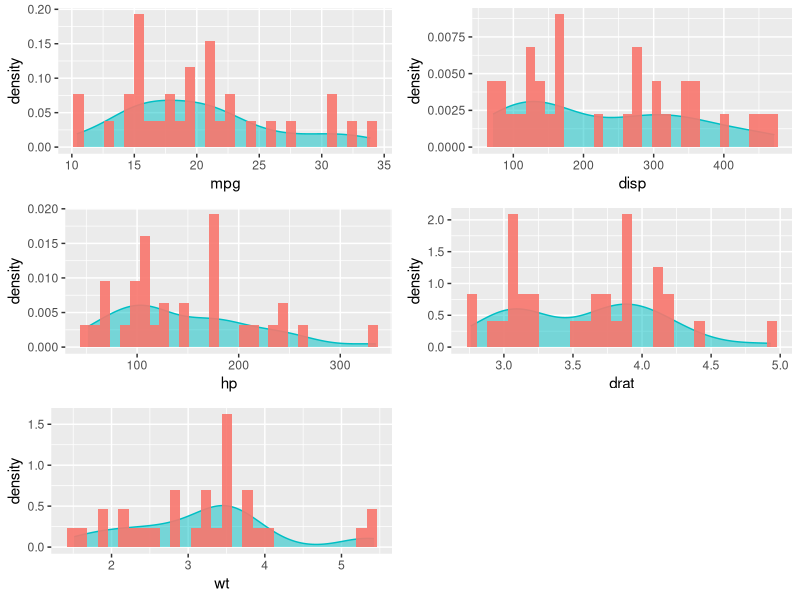
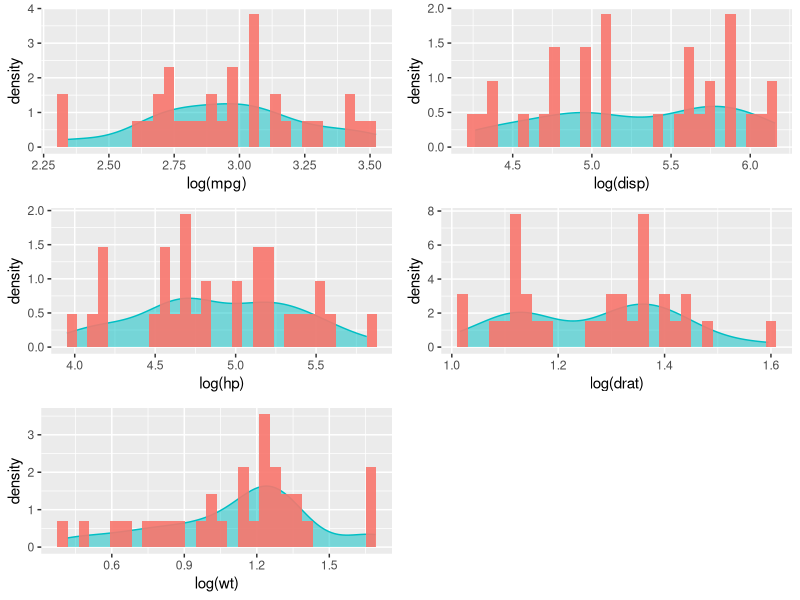
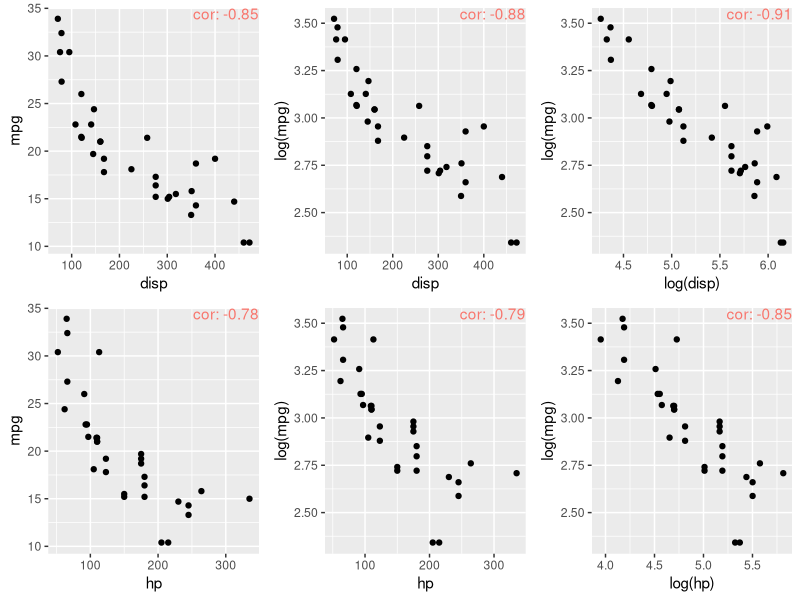
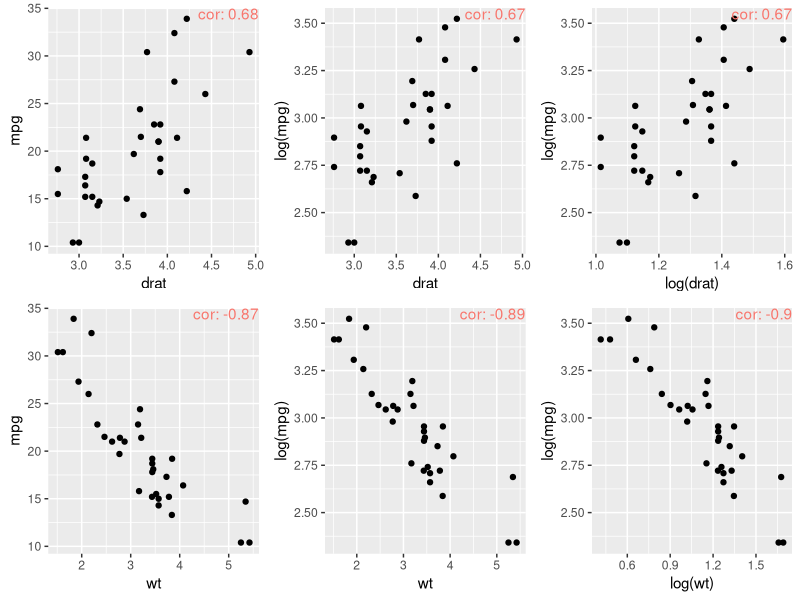
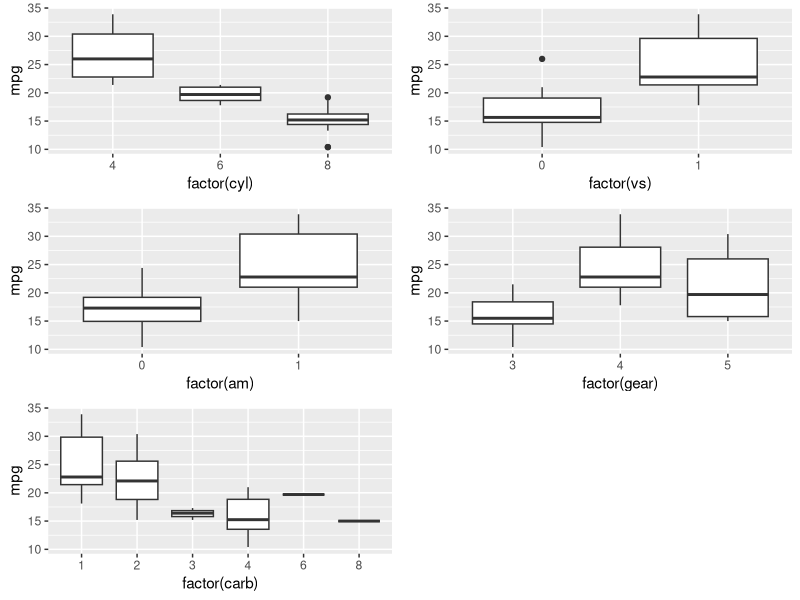
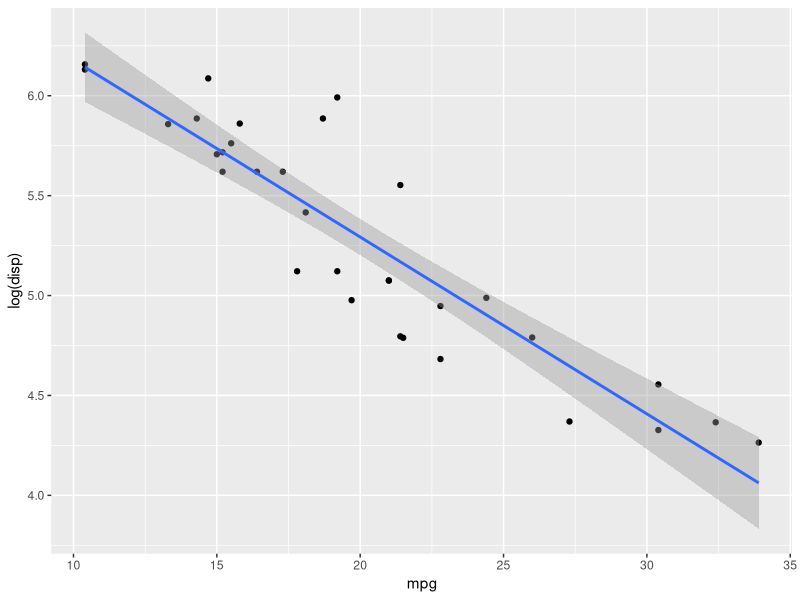

Reproduce these figures in R, in order.
## ---- chunk 1
str(mtcars)
## ---- chunk 2
mtcars$am <- factor(mtcars$am)
rownames(mtcars)
## ---- chunk 3
library(ggplot2)
library(gridExtra)

var_names <- c("mpg", "disp", "hp", "drat", "wt")
plot_list<- list()
for(i in var_names){
        temp_plot <- ggplot(mtcars, aes_string(x = i)) +
                geom_density(fill = I("#00BFC4"), col = "#00BFC4", alpha = 0.5) +
                geom_histogram(aes(fill  = I("#F8766D"), y = ..density..), alpha = 0.9) 
        plot_list[[paste0(i, 1)]] <- temp_plot
}
grid.arrange(grobs = plot_list, ncol = 2)
## ---- chunk 4
var_names2 <- c("mpg", "disp", "hp", "drat", "wt")
plot_list2<- list()
for(i in var_names2){
        temp_plot <- ggplot(mtcars, aes_string(x = sprintf("log(%s)", i))) +
                geom_density(fill = I("#00BFC4"), col = "#00BFC4", alpha = 0.5) +
                geom_histogram(aes(fill  = I("#F8766D"), y = ..density..), alpha = 0.9) 
        plot_list2[[paste0(i, 1)]] <- temp_plot
}
grid.arrange(grobs = plot_list2, ncol = 2)
## ---- chunk 5
var_names3 <- c("disp", "hp")
plot_list3 <- list()
for(i in var_names3){
       temp_plot <- ggplot(mtcars, aes_string(x = i)) +
                        geom_point(aes(y = mpg)) +
                        annotate("text", x=Inf, y = Inf,
                                label = paste0("cor: ", 
                                        round(cor(mtcars[,i], mtcars$mpg), 2)),
                                vjust=1, hjust=1, col = "#F8766D")
       temp_plot2 <- ggplot(mtcars, aes_string(x = i)) +
                        geom_point(aes(y = log(mpg))) +
                        annotate("text", x=Inf, y = Inf,
                                label = paste0("cor: ", 
                                        round(cor(mtcars[,i], log(mtcars$mpg)), 2)),
                                vjust=1, hjust=1, col = "#F8766D")
       temp_plot3 <- ggplot(mtcars, aes_string(x = sprintf("log(%s)", i))) +
                        geom_point(aes(y = log(mpg))) +
                        annotate("text", x=Inf, y = Inf,
                                label = paste0("cor: ", 
                                        round(cor(log(mtcars[,i]), log(mtcars$mpg)), 2)),
                                vjust=1, hjust=1, col = "#F8766D")
       plot_list3[[paste0(i, 1)]] <- temp_plot
       plot_list3[[paste0(i, 2)]] <- temp_plot2
       plot_list3[[paste0(i, 3)]] <- temp_plot3
}
grid.arrange(grobs = plot_list3, ncol = 3)
## ---- chunk 6
var_names4 <- c("drat", "wt")
plot_list4 <- list()
for(i in var_names4){
       temp_plot <- ggplot(mtcars, aes_string(x = i)) +
                        geom_point(aes(y = mpg)) +
                        annotate("text", x=Inf, y = Inf,
                                label = paste0("cor: ", 
                                        round(cor(mtcars[,i], mtcars$mpg), 2)),
                                vjust=1, hjust=1, col = "#F8766D")
       temp_plot2 <- ggplot(mtcars, aes_string(x = i)) +
                        geom_point(aes(y = log(mpg))) +
                        annotate("text", x=Inf, y = Inf,
                                label = paste0("cor: ", 
                                        round(cor(mtcars[,i], log(mtcars$mpg)), 2)),
                                vjust=1, hjust=1, col = "#F8766D")
       temp_plot3 <- ggplot(mtcars, aes_string(x = sprintf("log(%s)", i))) +
                        geom_point(aes(y = log(mpg))) +
                        annotate("text", x=Inf, y = Inf,
                                label = paste0("cor: ", 
                                        round(cor(log(mtcars[,i]), log(mtcars$mpg)), 2)),
                                vjust=1, hjust=1, col = "#F8766D")
       plot_list4[[paste0(i, 1)]] <- temp_plot
       plot_list4[[paste0(i, 2)]] <- temp_plot2
       plot_list4[[paste0(i, 3)]] <- temp_plot3
}
grid.arrange(grobs = plot_list4, ncol = 3)
## ---- chunk 7
var_names5 <- c("cyl", "vs", "am", "gear", "carb")
plot_list5 <- list()
for(i in var_names5){
        temp_plot <- ggplot(mtcars, aes_string(x = sprintf("factor(%s)", i), y = "mpg")) +
                geom_boxplot() 
        plot_list5[[paste0(i, 1)]] <- temp_plot
}
grid.arrange(grobs = plot_list5, ncol = 2)
## ---- chunk 8

model_1 <- lm(mpg ~ log(disp) * log(hp) + log(wt), data = mtcars)
summary(model_1)

plot_1 <- ggplot(mtcars, aes(x = mpg, y = log(disp))) +
                geom_point() +
                geom_smooth(method = "lm")

plot_1
